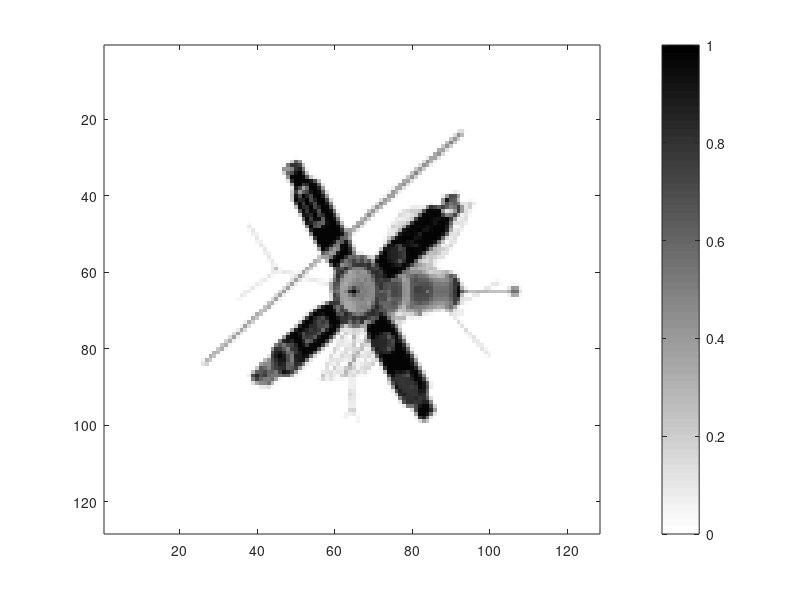
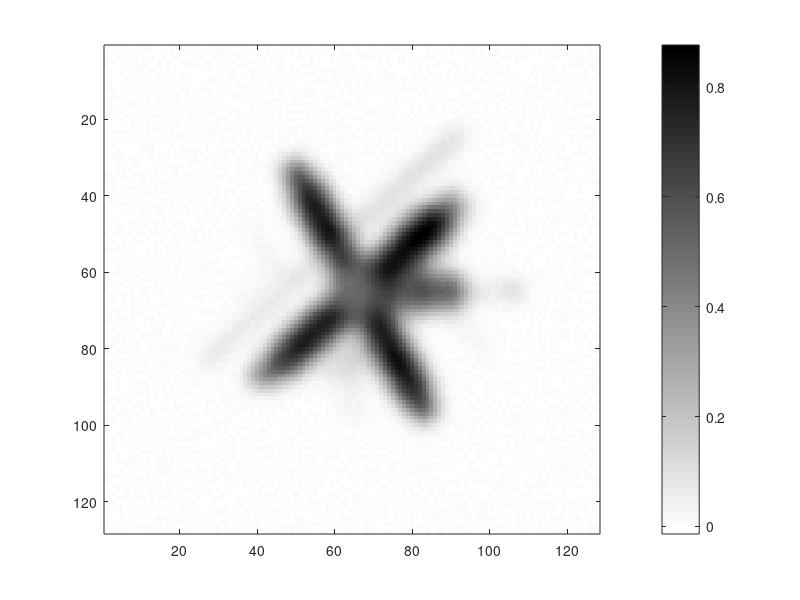
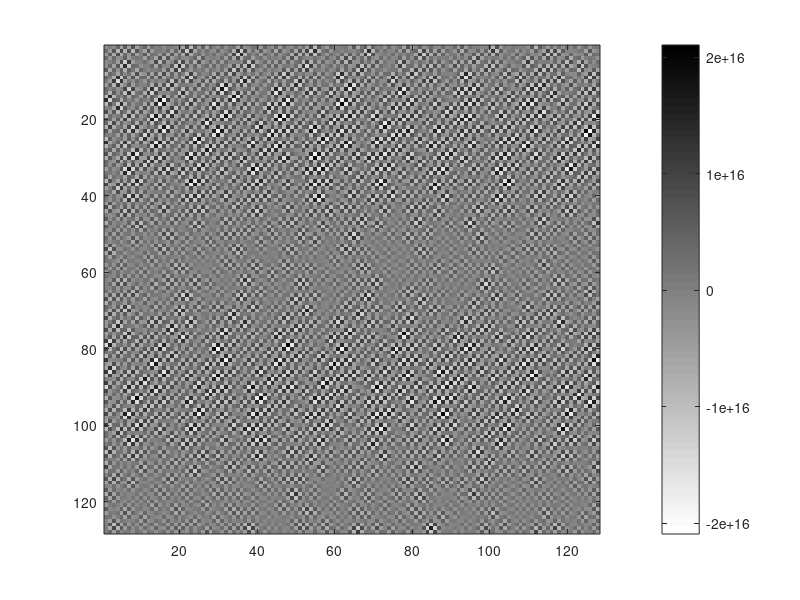

Here is the MATLAB script that generated these plots, in order: (Note: this script raises an error after producing the figures.)
%  
%  2d image deblurring inverse problem with periodic boundary conditions.
%
clear all, close all
load satellite
x_true = x_true/max(x_true(:));
[nx,ny] = size(x_true);
n = nx*ny;
h = 1/nx;
x = [-0.5+h/2:h:0.5-h/2]';
[X,Y]=meshgrid(x);
sig = 0.02;
kernel = exp(-((X-h/2).^2+(Y-h/2).^2)/2/sig^2);
kernel = kernel/sum(sum(kernel));
ahat = fft2(fftshift(kernel));

Amult = @(x) real(ifft2(ahat.*fft2(x)));
Ax = Amult(x_true);
err_lev = 2; %%%input(' Percent error in data = ')
sigma = err_lev/100 * norm(Ax(:)) / sqrt(n);
rng(0)
eta =  sigma * randn(nx,ny);
b = Ax + eta;
bhat = fft2(b);
figure(1) 
  imagesc(x_true), colorbar, colormap(1-gray)
figure(2)
  imagesc(b), colorbar, colormap(1-gray)
figure(3)
  imagesc(real(ifft2(bhat./ahat))), colorbar, colormap(1-gray)
  
% Find the discrepancy choice for alpha (see Section 2.2) and plot the
% reconstruction
%alpha_flag = 1;%input(' Enter 1 for GCV and 2 for L-curve regularization parameter selection. ');
G_fn=@(a)(sum(sum((a^2*abs(bhat).^2)./(abs(ahat).^2+a).^2))) / ...
	 (n-sum(sum(abs(ahat).^2./(abs(ahat).^2+a))))^2;
gcv_alpha =  fminbnd(G_fn,0,1)
C_fn = @(alpha) - curvatureLcurve(alpha,ahat,b);
lc_alpha = fminbnd(C_fn,0,1);

upre_fn = @(a) a^2*sum(sum((abs(bhat/n).^2)./(abs(ahat).^2+a).^2))+2*sigma^2*sum(sum(abs(ahat).^2./(abs(ahat).^2+a)));
upre_alpha = fminbnd(upre_fn,0,1)
dp_fn = @(a) (a^2*sum(sum((abs(bhat).^2)./(abs(ahat).^2+a).^2))-n*sigma^2)^2;
dp_alpha = fminbnd(dp_fn,0,1)

xalpha = @(a) real(ifft2((conj(ahat)./(abs(ahat).^2+a).*bhat)));

figure(4)
  subplot(2,2,1), imagesc(xalpha(gcv_alpha)), colorbar, colormap(1-gray)
  subplot(2,2,2), imagesc(xalpha(lc_alpha)), colorbar, colormap(1-gray)
  subplot(2,2,3), imagesc(xalpha(upre_alpha)), colorbar, colormap(1-gray)
  subplot(2,2,4), imagesc(xalpha(dp_alpha)), colorbar, colormap(1-gray)
  
